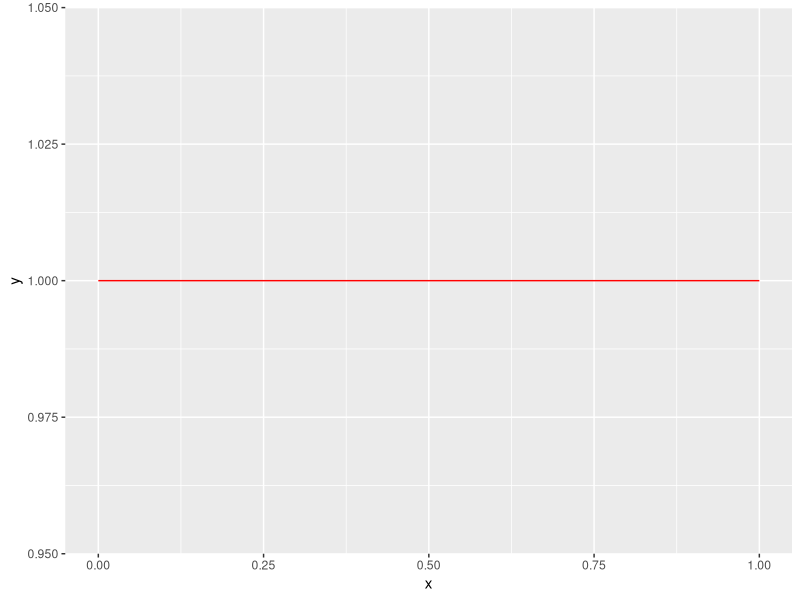
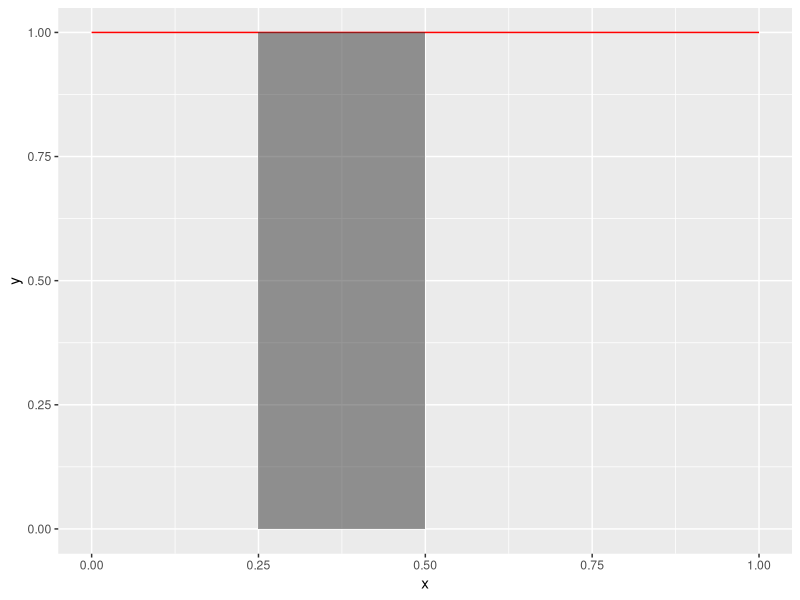
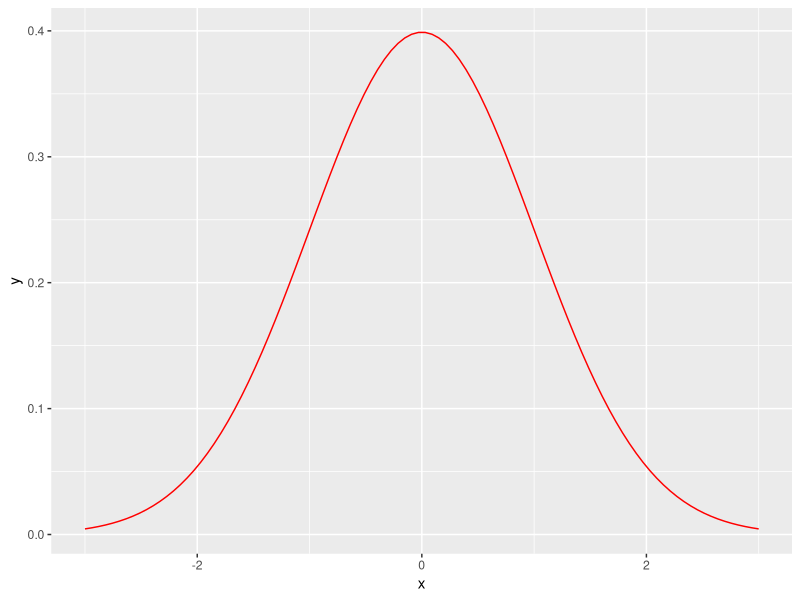
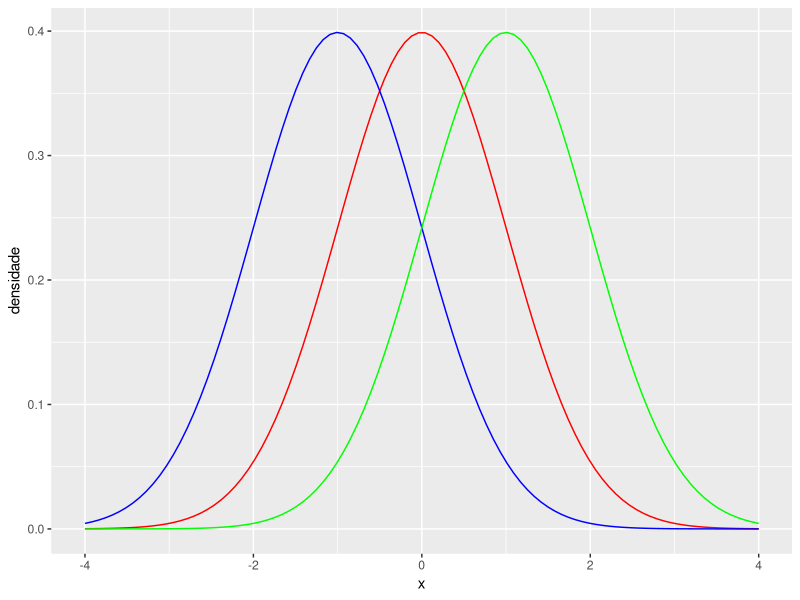
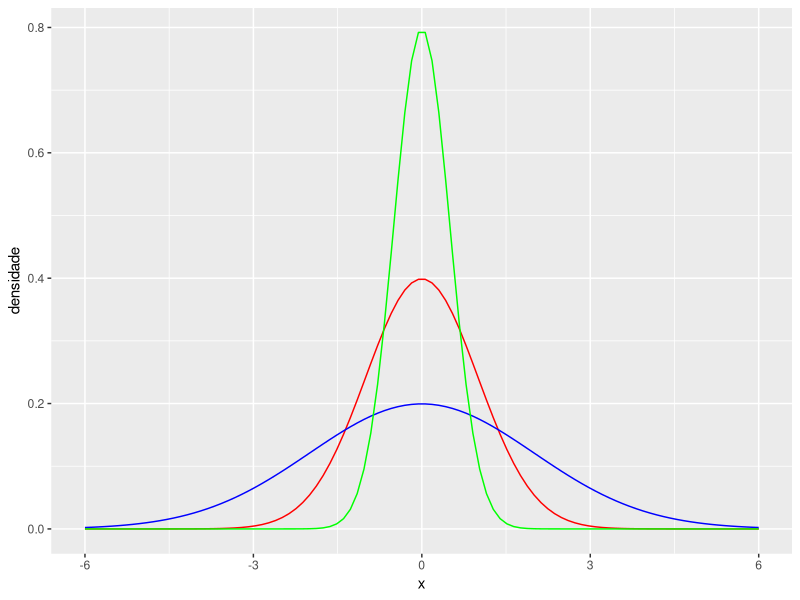
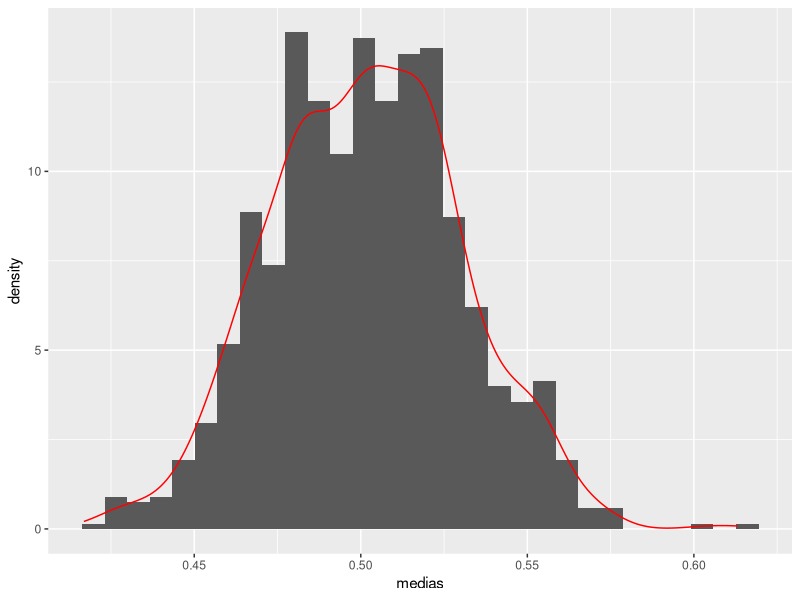

Reproduce these figures in R, in order.
## ---- chunk 1
library(tidyverse)
ggplot(data.frame(x = c(0, 1)), aes(x)) + 
stat_function(fun = dunif, colour = "red", n = 100)
## ---- chunk 2
ggplot(data.frame(x = c(0, 1)), aes(x)) + 
stat_function(fun = dunif, colour = "red", n = 100) +
stat_function(fun = dunif, xlim = c(0.25, 0.5), geom = "area", alpha = 0.5) 
## ---- chunk 3
ggplot(data.frame(x = c(-3, 3)), aes(x)) + 
stat_function(fun = dnorm, colour="red", n = 100) 
## ---- chunk 4
ggplot(data.frame(x = c(-4,4)), aes(x)) + 
stat_function(fun = dnorm, colour = "red", n = 100) +
stat_function(fun = function(x) dnorm(x, mean = -1), 
              colour = "blue", n = 100) +
stat_function(fun = function(x) dnorm(x, mean = 1), 
              colour = "green", n = 100) +
ylab("densidade")
## ---- chunk 5
ggplot(data.frame(x = c(-6,6)), aes(x)) + 
stat_function(fun = dnorm, colour = "red", n = 100) +
stat_function(fun = function(x) dnorm(x, sd = 2), 
              colour = "blue", n = 100) +
stat_function(fun = function(x) dnorm(x, sd = 0.5), 
              colour = "green", n = 100) +
ylab("densidade")
## ---- chunk 6
pnorm(4, mean = 2, sd = 3)
## ---- chunk 7
pnorm(4, mean = 2, sd = 3) - pnorm(1, mean = 2, sd = 3)
## ---- chunk 8
medias = rep(NA, 1000)
for(ii in 1:1000) 
{
  medias[ii] = mean(runif(100, 0, 1))
}
ggplot(aes(x = medias), data = data.frame(medias)) +
geom_histogram(aes(y = ..density..)) +
geom_density(colour="red")
